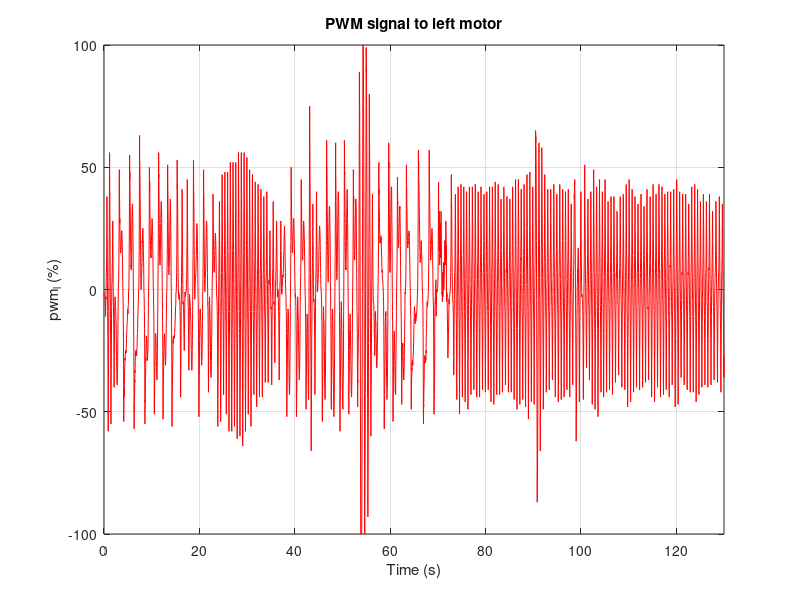
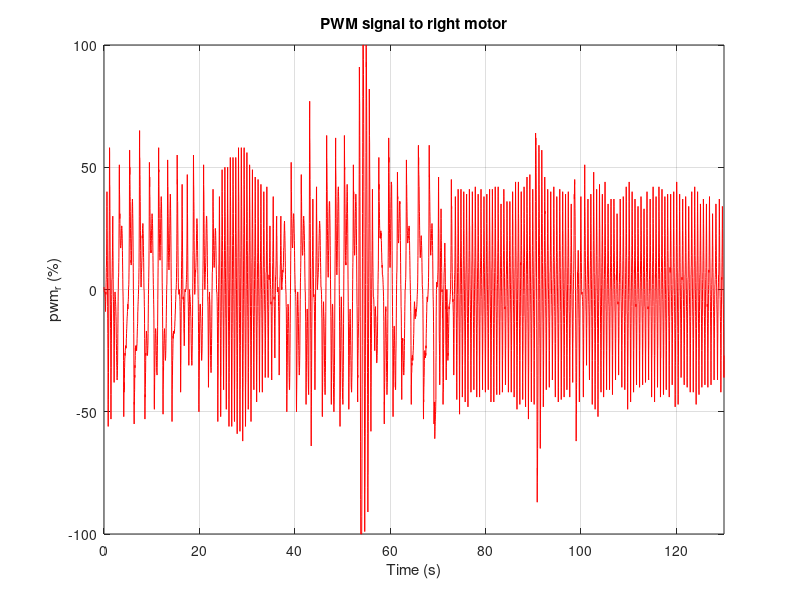
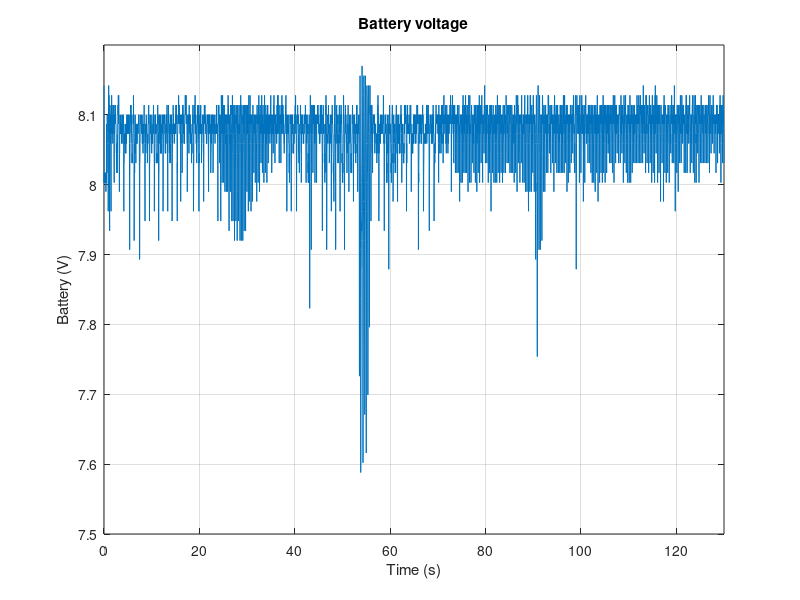
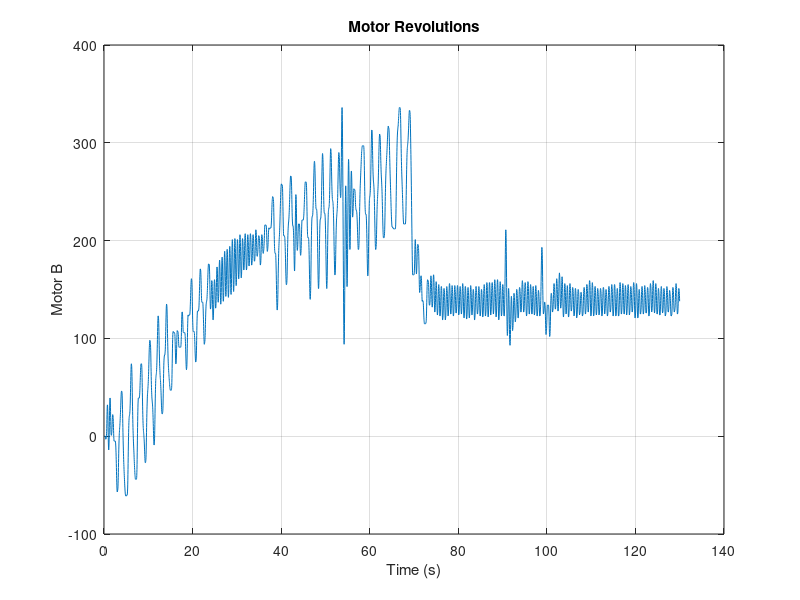

Here is the MATLAB script that generated these plots, in order:
% Plot the results of Two-Wheeled Robot Control experiments
%
M = csvread('data_robot_2dof.csv',1,0);
[n,m] = size(M);
i_0 = 2650;                           % initial measurement
i_0 = 1;
i_f = 6500;                           % final measurement
%i_f = n;                           
T_0 = M(i_0,1)/1000;                  % initial time (s)
T_f = M(i_f,1)/1000;                  % final time (s)
for i = i_0:i_f
    time(i-i_0+1) = M(i,1)/1000 - T_0;% shift time
end 
%
% Left pwm
pwm_l = M(i_0:i_f,2);
figure(1)
plot(time,pwm_l,'r-'), grid
axis([0 T_f-T_0 -100 100])
xlabel('Time (s)')
ylabel('pwm_l (%)')
title('PWM signal to left motor')
%
% Right pwm
pwm_r = M(i_0:i_f,3);
figure(2)
plot(time,pwm_r,'r-'), grid
axis([0 T_f-T_0 -100 100])
xlabel('Time (s)')
ylabel('pwm_r (%)')
title('PWM signal to right motor')
%
% Battery
battery = M(i_0:i_f,4)/1000;
figure(3)
plot(time,battery), grid
axis([0 T_f-T_0 7.5 8.2])
xlabel('Time (s)')
ylabel('Battery (V)')
title('Battery voltage')
%
% Motor Rev B
rev_b = M(i_0:i_f,6);
figure(4)
plot(time,rev_b), grid
xlabel('Time (s)')
ylabel('Motor B')
title('Motor Revolutions')
%
% Motor Rev C
rev_c = M(i_0:i_f,7);
figure(5)
plot(time,rev_c), grid
xlabel('Time (s)')
ylabel('Motor C')
title('Motor Revolutions')
%
% Body angle
psi = M(i_0:i_f,8)/1024;
%
% remove the gyro bias
psi_dtrend = detrend(psi);
figure(6)
plot(time,psi_dtrend), grid
axis([0 T_f-T_0 -20 20])
xlabel('Time (s)')
ylabel('\Psi (deg)')
title('Body angle')
%
clear time


